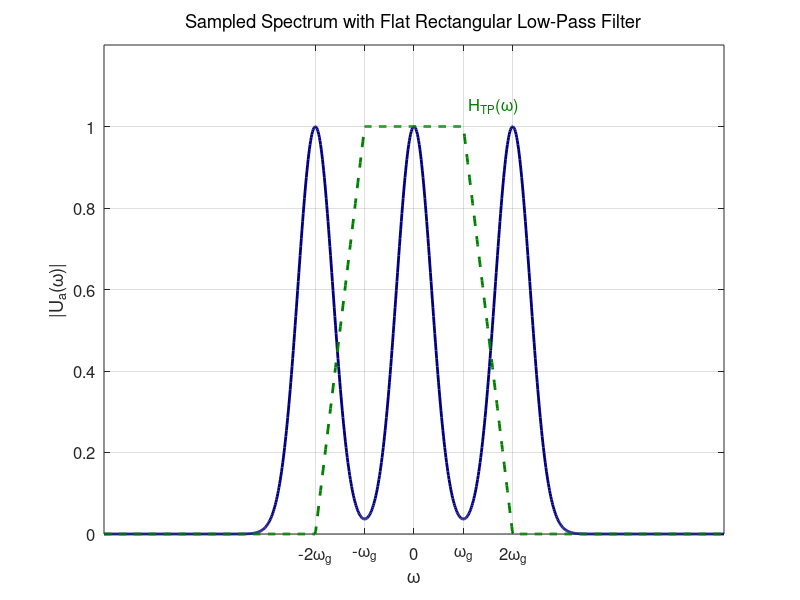

This chart was generated by the following MATLAB code:
clc; clear; close all;

% Definiere Frequenzachse mit noch größerer Breite
w = linspace(-4*pi, 4*pi, 1000); % Noch breitere Achse für mehr Sichtbarkeit

% Originales (analytisches) Spektrum U(w) - eine Gauß-Funktion
U_w = exp(-w.^2);

% Neue Abtastperiode Ta und Abtastfrequenz wa
Ta = pi/2; 
wa = 4*pi/Ta; % Noch weiter erhöhte Abtastfrequenz für größere Signalabstände
wg = pi/Ta;  % Grenzfrequenz für korrekte Platzierung der Peaks

% Periodisches Spektrum mit begrenzten Wiederholungen (-1, 0, +1)
n = -1:1; % Weniger Wiederholungen (nur 3 insgesamt)
U_a_w = zeros(size(w));

for k = n
    U_a_w = U_a_w + exp(-(w - k*2*wg).^2); % Verschobene Kopien des Spektrums bei +-2wg
end

% Erstelle kleinere Figur, ähnlich einem Subplot-Bereich
figure;
set(gcf, 'Position', [100, 100, 700, 250]); % Kleinere Höhe (250 px statt 500 px)

% --- Plotte das periodische Spektrum nach der Abtastung ---
plot(w, U_a_w, 'Color', [0, 0, 0.5], 'LineWidth', 2); hold on; % Dunkelblau

% --- Plotte den neuen flachen Rechteck-Tiefpassfilter ---
darkGreen = [0, 0.5, 0]; % Dunkelgrün RGB
H_TP = ones(size(w));
H_TP(abs(w) > wg) = 1 - (abs(w(abs(w) > wg)) - wg) / (wg); % Sanfte Übergänge
H_TP(abs(w) > 2*wg) = 0; % Begrenzung des Filters bei 2wg
plot(w, H_TP, '--', 'Color', darkGreen, 'LineWidth', 2);

% Achsenbeschriftungen
xlabel('\omega', 'FontSize', 14); 
ylabel('|U_a(\omega)|', 'FontSize', 14); 
title('Sampled Spectrum with Flat Rectangular Low-Pass Filter', 'FontSize', 12, 'FontWeight', 'normal'); 

% Gitter und Achseneinstellungen
grid on;
xlim([-4*pi 4*pi]); % Noch breiterer Bereich
ylim([0, 1.2]); % Leicht über 1 für bessere Sichtbarkeit
set(gca, 'FontSize', 12);

% Markiere die wichtigen Frequenzpunkte
xticks([-2*wg, -wg, 0, wg, 2*wg]);
xticklabels({'-2\omega_g', '-\omega_g', '0', '\omega_g', '2\omega_g'});

% Annotation für den Tiefpassfilter
text(wg + 0.2, 1.05, 'H_{TP}(\omega)', 'Color', darkGreen, 'FontSize', 12);

hold off;
